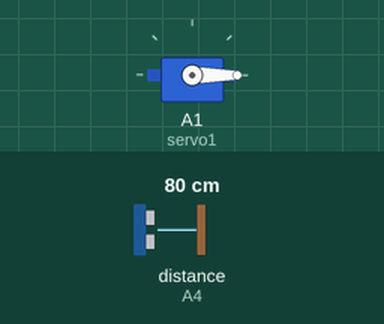
Recording of a sketch running on a simulated Arduino Uno, built with avr-gcc and run on an emulated ATmega328P. Shown: servo. Wiring (inferred from the names in the program): ultrasonic range finder: trigger A3; echo A4. Inputs (shaded band) come from the test bench; at power-on: distance to the obstacle (sensor on A4) 80 cm. The echo pulse lasts 58.3 µs per cm.

Above: at 1.2 s.
1.3 s: distance to the obstacle (sensor on A4) set to 22 cm
2.8 s: distance to the obstacle (sensor on A4) set to 18 cm
At 3.4 s:
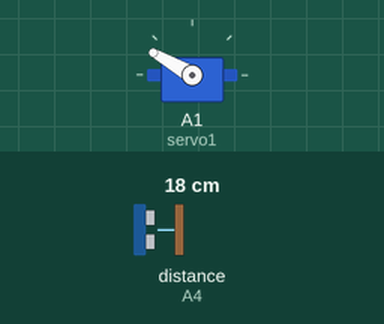
4.3 s: distance to the obstacle (sensor on A4) set to 35 cm
At 5.4 s:
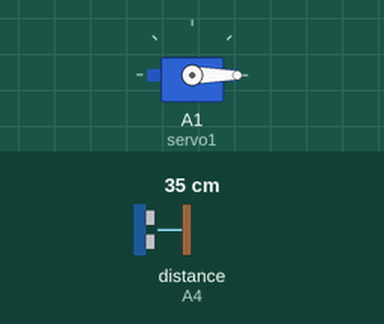
5.8 s: distance to the obstacle (sensor on A4) set to 9 cm
At 6.8 s:
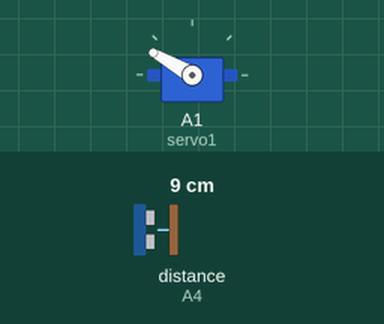
7.3 s: distance to the obstacle (sensor on A4) set to 60 cm
At 8.1 s:
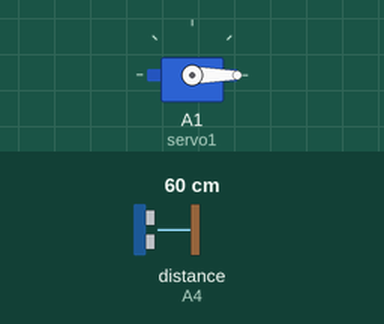
Timing chart, 0 to 9.8 s (numbered marks = the images above; inputs shaded):
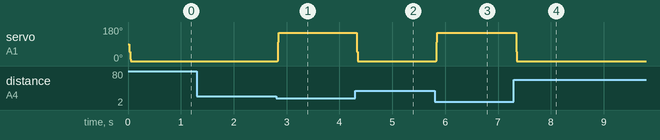

The sketch:

CountLandingGearNano.ino
```cpp
#include <Servo.h>
Servo servo1;

int maxAngle=150;
int pos = maxAngle;
int Thr=20;
int state;
int trigPin = A3;
int echoPin = A4;

void setup()
{
  //Serial.begin(9600);
  servo1.attach(A1);
  pinMode(trigPin, OUTPUT);
  pinMode(echoPin, INPUT);
}
long duration, cm, count=0;

void loop()
{


  if(count%100==0)
    {
    measureDist();
    //Serial.println("***************************Measuring***");
    }

/*
  Serial.print("State: ");
  Serial.print(state);
  Serial.print("  Position: ");
  Serial.print(pos);
  Serial.print("  Distance: ");
  Serial.println(cm);
*/
  if(cm>5 && cm<Thr)      //Near Ground => Open
    {
     if(state == 0)
        pos = maxAngle;

     else
      {
       if(pos == maxAngle)
        state = 0;
       else
        {
         state = 1;
         pos++;
         //Serial.println("Opening...");
        }
      }
}

else if(cm>Thr)         //Away from Ground
{
  if(state == 2)      //closed
    pos = 0;

  else                // closing
  {
    if(pos == 0)
      state = 2;
    else
    {
      state = 1;
      pos--;
      //Serial.println("Closing....");
    }
  }
}

servo1.write(pos);

delayMicroseconds(100);
  count++;
 }

long measureDist()
{

  digitalWrite(trigPin, LOW);
  delayMicroseconds(5);
  digitalWrite(trigPin, HIGH);
  delayMicroseconds(10);
  digitalWrite(trigPin, LOW);
  duration = pulseIn(echoPin, HIGH);

  cm = (duration/29)/2;
}
```

Measured:
- the behaviour switches between 21 and 20 cm on distance to the obstacle (sensor on A4) (found by bisection; images 0 and 1)
- after the input at 1.3 s, every drawn part: stays the same
- after the input at 2.8 s, servo on A1 (servo1): 0° → 150° at once
- after the input at 4.3 s, servo on A1 (servo1): 150° → 0° at once
- after the input at 5.8 s, servo on A1 (servo1): 0° → 150° at once
- after the input at 7.3 s, servo on A1 (servo1): 150° → 0° at once
